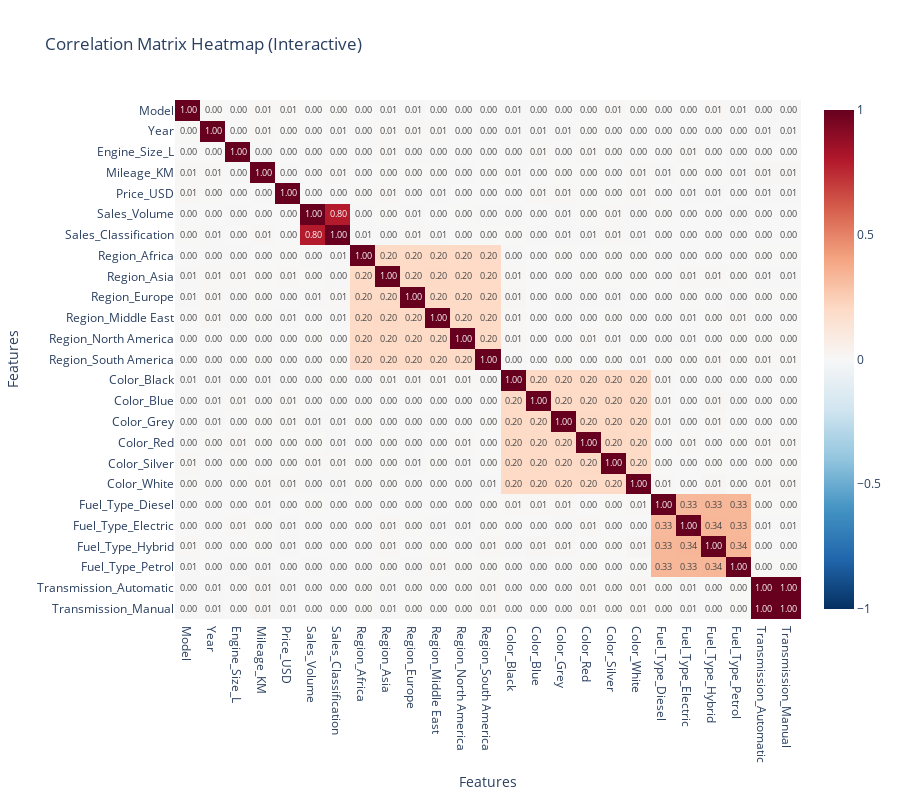

The notebook cell saved with this chart:
### Code cell
import plotly.express as px  
# Plotly Express kutubxonasini import qilamiz.
# U interaktiv grafiklar (heatmap, scatter, bar va boshqalar) yaratish uchun ishlatiladi.

# Create a long-form dataframe for Plotly
# Plotly uchun "long-form" (uzun shakldagi) DataFrame yaratish
corr_long = corr_matrix.reset_index().melt(id_vars='index')  
# corr_matrix.reset_index() → korrelyatsiya matritsasining indeksini (ustun nomlari) alohida ustunga o‘tkazadi.  
# .melt(id_vars='index')   → keng formatdagi jadvalni uzun formatga aylantiradi, 
# ya’ni har bir ustun-ustun juftligi uchun alohida qator hosil qiladi.
corr_long.columns = ['Feature 1', 'Feature 2', 'Correlation']  
# Ustun nomlarini yanada tushunarli qilib o‘zgartiramiz:  
# Feature 1 → birinchi ustun,  
# Feature 2 → ikkinchi ustun,  
# Correlation → ular orasidagi korrelatsiya qiymati.

# Plotly Express yordamida interaktiv korrelyatsiya heatmap chizish
fig = px.imshow(
    corr_matrix,                  # korrelatsiya matritsasini grafik uchun uzatamiz
    text_auto='.2f',              # kataklarda qiymatlarni 2 xonali kasr bilan chiqaradi (masalan, 0.87)
    aspect="auto",                # kataklarning nisbatini avtomatik sozlaydi
    color_continuous_scale='RdBu_r',  # rang palitrasi: qizil→salbiy, ko‘k→musbat (teskari)
    zmin=-1, zmax=1,              # rang shkalasini -1 dan 1 gacha belgilash (korrelatsiya diapazoni)
    title="Correlation Matrix Heatmap (Interactive)"  # grafik sarlavhasi
)

# Grafikning tashqi ko‘rinishini sozlash
fig.update_layout(
    width=900,           # grafik eni (pikselda)
    height=800,          # grafik bo‘yi (pikselda)
    xaxis_title="Features",  # X o‘qi nomi (ustunlar nomi)
    yaxis_title="Features"   # Y o‘qi nomi (ustunlar nomi)
)

fig.show()
# Grafikni ko‘rsatadi.
# Natija: interaktiv heatmap — katak ustiga sichqoncha olib borilganda qiymat ko‘rinadi,
# zoom qilish, aylantirish va boshqa interaktiv funksiyalar ishlaydi.

### Figure 1 — Plotly figure (JSON) as saved in the notebook; plotly's stock layout.template omitted (floating-point values rounded to 4 significant figures; data arrays with more than 128 entries replaced by an {"elided": "..."} marker saying what was removed)
{"data": [{"coloraxis": "coloraxis", "hovertemplate": "x: %{x}<br>y: %{y}<br>color: %{z}<extra></extra>", "name": "0", "texttemplate": "%{z:.2f}", "type": "heatmap", "x": ["Model", "Year", "Engine_Size_L", "Mileage_KM", "Price_USD", "Sales_Volume", "Sales_Classification", "Region_Africa", "Region_Asia", "Region_Europe", "Region_Middle East", "Region_North America", "Region_South America", "Color_Black", "Color_Blue", "Color_Grey", "Color_Red", "Color_Silver", "Color_White", "Fuel_Type_Diesel", "Fuel_Type_Electric", "Fuel_Type_Hybrid", "Fuel_Type_Petrol", "Transmission_Automatic", "Transmission_Manual"], "xaxis": "x", "y": ["Model", "Year", "Engine_Size_L", "Mileage_KM", "Price_USD", "Sales_Volume", "Sales_Classification", "Region_Africa", "Region_Asia", "Region_Europe", "Region_Middle East", "Region_North America", "Region_South America", "Color_Black", "Color_Blue", "Color_Grey", "Color_Red", "Color_Silver", "Color_White", "Fuel_Type_Diesel", "Fuel_Type_Electric", "Fuel_Type_Hybrid", "Fuel_Type_Petrol", "Transmission_Automatic", "Transmission_Manual"], "yaxis": "y", "z": {"elided": "25x25 float values"}}], "layout": {"coloraxis": {"cmax": 1, "cmin": -1, "colorscale": [[0, "rgb(5,48,97)"], [0.1, "rgb(33,102,172)"], [0.2, "rgb(67,147,195)"], [0.3, "rgb(146,197,222)"], [0.4, "rgb(209,229,240)"], [0.5, "rgb(247,247,247)"], [0.6, "rgb(253,219,199)"], [0.7, "rgb(244,165,130)"], [0.8, "rgb(214,96,77)"], [0.9, "rgb(178,24,43)"], [1, "rgb(103,0,31)"]]}, "height": 800, "title": {"text": "Correlation Matrix Heatmap (Interactive)"}, "width": 900, "xaxis": {"anchor": "y", "domain": [0, 1], "title": {"text": "Features"}}, "yaxis": {"anchor": "x", "autorange": "reversed", "domain": [0, 1], "title": {"text": "Features"}}}}
